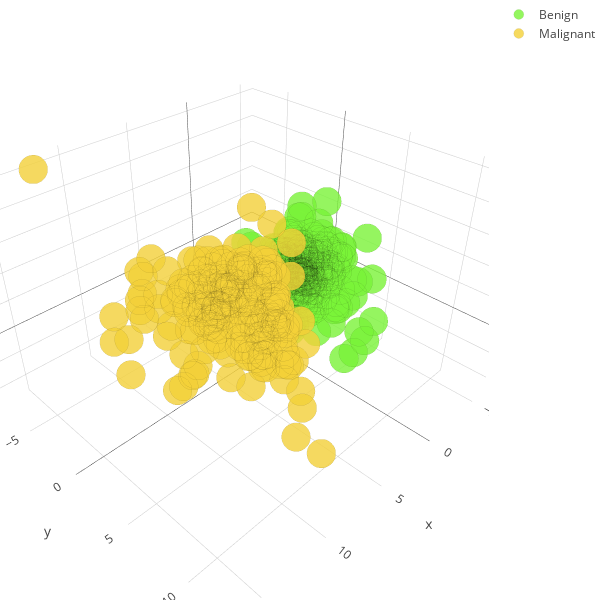

The code cell stored with this chart in its notebook:
### Markdown cell above
(Please note, this isn't for the color plot extra credit, this is for the interactive/animation extra credit, to which wasn't technically ruled out in that specific criterion. It was a cool way to demonstrate the power of Sci Kit and intereactive ability of Plotly.)

### Code cell
# Render the interactive graph
fig = go.Figure(data=data, layout=layout)
plotly.offline.iplot(fig)

### Figure 1 — Plotly figure (JSON) as saved in the notebook; plotly's stock layout.template omitted (floating-point values rounded to 4 significant figures; data arrays with more than 128 entries replaced by an {"elided": "..."} marker saying what was removed)
{"data": [{"marker": {"color": "rgb(122, 244, 56)", "line": {"color": "rgba(0, 0, 0, 0.14)", "width": 0.5}, "opacity": 0.8, "size": 10}, "mode": "markers", "name": "Benign", "type": "scatter3d", "x": {"elided": "357 float values"}, "y": {"elided": "357 float values"}, "z": {"elided": "357 float values"}}, {"marker": {"color": "rgb(244, 209, 56)", "line": {"color": "rgba(0, 0, 0, 0.14)", "width": 0.5}, "opacity": 0.8, "size": 10}, "mode": "markers", "name": "Malignant", "type": "scatter3d", "x": {"elided": "212 float values"}, "y": {"elided": "212 float values"}, "z": {"elided": "212 float values"}}], "layout": {"autosize": false, "height": 600, "margin": {"b": 0, "l": 0, "r": 0, "t": 0}, "showlegend": true, "title": "Breast Cancer", "width": 600}}
